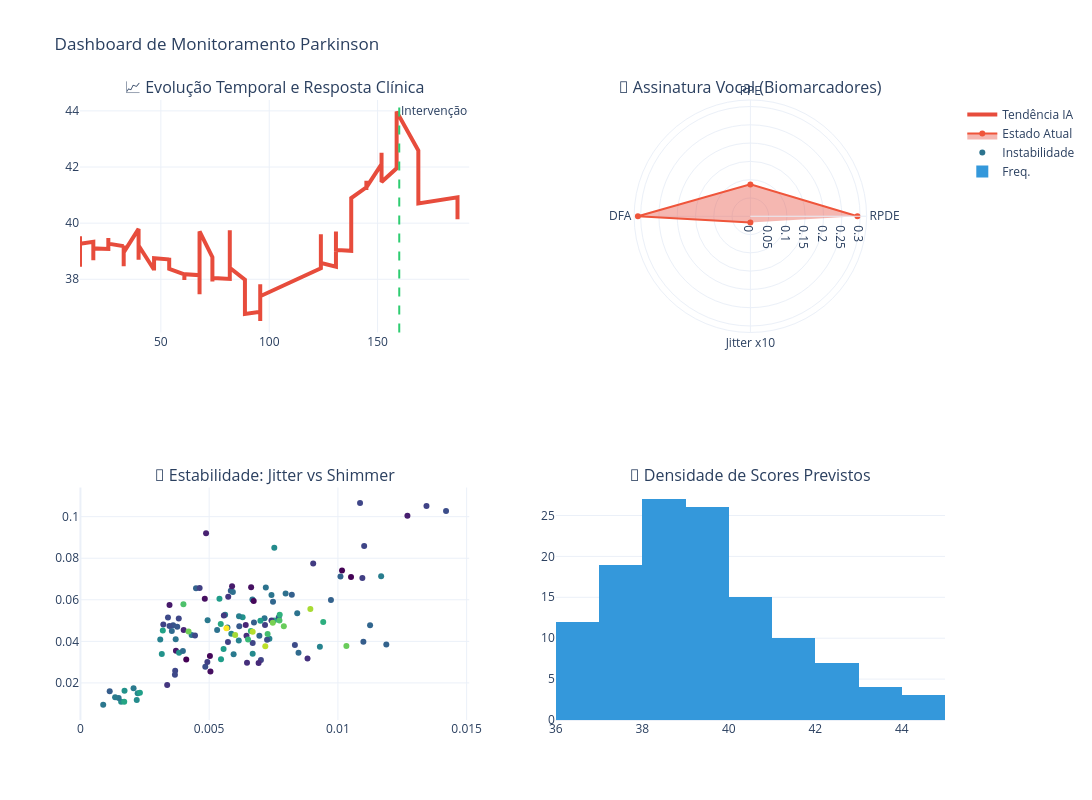

Notebook code for this chart:
### Code cell
from plotly.subplots import make_subplots
import plotly.graph_objects as go

#Limpeza de colunas extras para não confundir o modelo
colunas_para_remover = ['subject', 'test_time', 'motor_updrs', 'total_updrs', 
                        'ia_suavizada', 'updrs_simulado', 'updrs_ia', 'updrs_ia_smooth']

X_final = df_simulacao.drop(columns=[c for c in colunas_para_remover if c in df_simulacao.columns])

# 2. Agora o predict vai funcionar perfeitamente
df_simulacao['updrs_ia'] = model.predict(X_final)
df_simulacao['updrs_ia_smooth'] = df_simulacao['updrs_ia'].ewm(span=5).mean()

# 3. Recriando o Dashboard 360° (Garantindo que os nomes batam)
fig = make_subplots(
    rows=2, cols=2,
    subplot_titles=(
        "📈 Evolução Temporal e Resposta Clínica", 
        "🧬 Assinatura Vocal (Biomarcadores)",
        "🧪 Estabilidade: Jitter vs Shimmer", 
        "🎯 Densidade de Scores Previstos"
    ),
    specs=[[{"type": "scatter"}, {"type": "polar"}],
           [{"type": "scatter"}, {"type": "histogram"}]]
)

# Quadrante 1 - Linha de Tendência
fig.add_trace(
    go.Scatter(x=df_simulacao['test_time'], y=df_simulacao['updrs_ia_smooth'],
               name="Tendência IA", line=dict(color='#E74C3C', width=4)),
    row=1, col=1
)
fig.add_vline(x=160, line_dash="dash", line_color="#2ECC71", 
              annotation_text="Intervenção", row=1, col=1)

# Quadrante 2 - Radar (Média pós-intervenção)
pos_int = df_simulacao[df_simulacao['test_time'] > 160]
fig.add_trace(
    go.Scatterpolar(
        r=[pos_int['rpde'].mean(), pos_int['ppe'].mean(), pos_int['dfa'].mean(), pos_int['jitter'].mean()*10],
        theta=['RPDE', 'PPE', 'DFA', 'Jitter x10'],
        fill='toself', name='Estado Atual', fillcolor='rgba(231, 76, 60, 0.4)'
    ),
    row=1, col=2
)

# Quadrante 3 - Dispersão
fig.add_trace(
    go.Scatter(x=df_simulacao['jitter'], y=df_simulacao['shimmer'],
               mode='markers', marker=dict(color=df_simulacao['updrs_ia'], colorscale='Viridis'),
               name="Instabilidade"),
    row=2, col=1
)

# Quadrante 4 - Histograma
fig.add_trace(
    go.Histogram(x=df_simulacao['updrs_ia'], nbinsx=15, marker_color='#3498DB', name="Freq."),
    row=2, col=2
)

fig.update_layout(height=800, width=1100, template="plotly_white", title_text="Dashboard de Monitoramento Parkinson")
fig.show()
